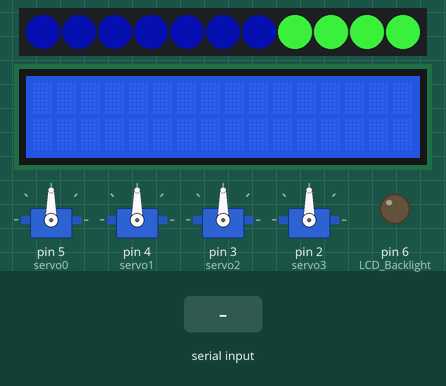
Bench run of a sketch on a simulated Arduino Uno, built with avr-gcc and run on an emulated ATmega328P. Parts: 11 RGB LEDs in strip order, left to right, 16×2 character LCD, 4 × servo, output pins drawn as LEDs (lit = HIGH). Inputs (shaded band) come from the test bench. Pins used as bus, display or sensor lines are not drawn; what the sketch prints to the serial monitor is not drawn.

Above: at 0.1 s.
At 1.6 s:
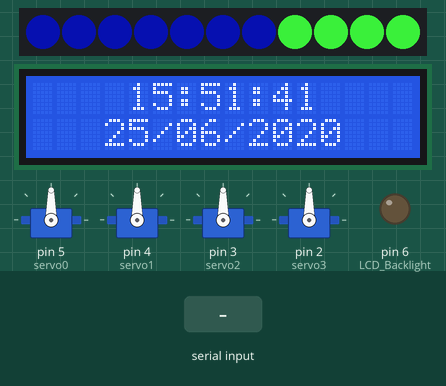
1.7 s: "s_boisee" received over Serial
4.2 s: "full" received over Serial
At 7.1 s:
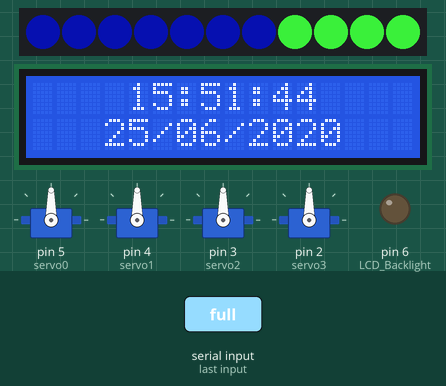
7.2 s: "s90\n" received over Serial
Timing chart, 0 to 10.2 s (numbered marks = the images above; inputs shaded):
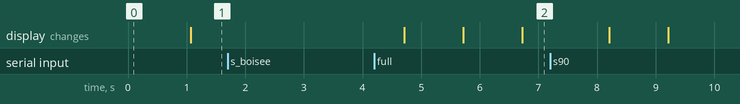

Measured:
- after the input at 1.7 s, every drawn part: stays the same

The sketch:

main.ino
```cpp
#include <LiquidCrystal.h> //bibliothèque d'écrans
#include <Adafruit_NeoPixel.h>
#include <Servo.h>

#define PIN 7
#define NUMPIXELS 7 // numero de leds
#define LCD_Backlight 6
#define MOTOR 1
#define NUMPIXELSBANDE 4

int S_BOISEE[] = {50,50,50,0};
int S_MENTOLEE[] = {80, 0, 0, 80};
int S_TURTLE[] = {110, 110, 110, 110};
int pct_senteurs[] = {0, 25, 50, 75, 100};

//Cercle 7 LED
LiquidCrystal lcd(13, 12, 11, 10, 9, 8);
Adafruit_NeoPixel pixels = Adafruit_NeoPixel(NUMPIXELS + 4, PIN, NEO_GRB + NEO_KHZ800);
//Servo moteurs
Servo servo0;
Servo servo1;
Servo servo2;
Servo servo3;
Servo servos[4] = {servo0, servo1, servo2, servo3};


// Variables et fonctions horloge
long tick;
int second = 40;
int minute = 51;
int hour = 15;
int day = 25;
int month = 6;
int year = 2020;

// Variable de reglage d'heure de reveil
int o_hours = 0;
int o_min = 0;

// Met a jour les couleurs
void set_color(int redColor, int greenColor, int blueColor){
  for(int i = 0; i<7; i++){
    pixels.setPixelColor(i,pixels.Color(redColor, greenColor, blueColor));
  }
  pixels.show();
}

void tickClock() {
  second = second + 1;
    if (second == 60) {
        minute = minute +1;
        second = 0;
   }
    if (minute == 60) {
        hour = hour + 1;
        minute = 0 ;
    }
    if (hour == 24) {
        hour = 0;
        day = day + 1;
    }
    if (day == 31) {
        month = month + 1;
        day = 0;
    }
    if (month == 12) {
        year = year + 1;
        month = 0;
    }
      lcd.setCursor(6, 0); lcd.print(":");
    lcd.setCursor(9, 0); lcd.print(":");
    if (hour <= 9) {
      lcd.setCursor(4, 0);
      lcd.print("0");
      lcd.setCursor(5, 0); lcd.print(hour);
    }
    else if (hour > 9) {
      lcd.setCursor(4, 0); lcd.print(hour);
    }

    if (minute <= 9) {
      lcd.setCursor(7, 0); lcd.print("0");
      lcd.setCursor(8, 0); lcd.print(minute);
    }
    else if (minute > 9) {
      lcd.setCursor(7, 0); lcd.print(minute);
    }

    if (second <= 9) {
      lcd.setCursor(10, 0); lcd.print("0");
      lcd.setCursor(11, 0); lcd.print(second);
    }
    else if (hour > 9) {
      lcd.setCursor(10, 0); lcd.print(second);
    }

    lcd.setCursor(5, 1); lcd.print("/");
    lcd.setCursor(8, 1); lcd.print("/");

    if (day <= 9) {
        lcd.setCursor(3, 1); lcd.print("0");
        lcd.setCursor(4, 1); lcd.print(day);
        }
        else if (day > 9) {
        lcd.setCursor(3, 1); lcd.print(day);
        }
    if (month <= 9) {
        lcd.setCursor(6, 1); lcd.print("0");
        lcd.setCursor(7, 1); lcd.print(month);
        }
        else if (month > 9) {
        lcd.setCursor(6, 1); lcd.print(month);
        }
        lcd.setCursor(9, 1); lcd.print(year);
  }

// Fonction de parsing de l'heure de reveil
int getValue(String data, char separator, int index)
{
    int found = 0;
    int strIndex[] = { 0, -1 };
    int maxIndex = data.length();

    for (int i = 0; i <= maxIndex && found <= index; i++) {
        if (data.charAt(i) == separator || i == maxIndex) {
            found++;
            strIndex[0] = strIndex[1] + 1;
            strIndex[1] = (i == maxIndex) ? i+1 : i;
        }
    }
    return (found > index ? data.substring(strIndex[0], strIndex[1]) : "").toInt();
}  // Fin

//Fonctions Bande 4 LED (fiole vide ou pleine)
void allumage_led(int num, int full){
  if (full) {
    pixels.setPixelColor(num, 50, 205, 50);
  } else {
    pixels.setPixelColor(num, 255, 0, 0);
  }
  pixels.show();
}

void change_LED(String s) {
  char *full_or_empty = &s[2];
  int num = s[1] - 48 + 1;
  if (!strcmp(full_or_empty, "full") || !strcmp(full_or_empty, "empty")) {
  	allumage_led(num, !strcmp(full_or_empty, "full"));
  } else {
    Serial.println("Mauvaise commande");
  }
  Serial.print("La LED numero ");
  Serial.print(num - 1);
  Serial.print(" est dorenavant ");
  Serial.println(full_or_empty);
}

void init_led(void) {
  for (int k = NUMPIXELS; k < NUMPIXELS + 4; k++) {
  	allumage_led(k, 1);
  }
}


//Fonctions Diffuseur de senteurs
void servos_init(void) {
  for (int k = 0; k < 4; k++) {
  	servos[k].write(0);
  }
}

void reset_servos(int time_before_reset) {
  int start_time = millis();
  int current_time = millis();
  while (current_time - start_time < time_before_reset) {
  	current_time = millis();
  }
  servos_init();
}

void senteur(int values[]) {
  for (int k = 0; k < 4; k++){
    servos[k].write(values[k]);
    Serial.println(values[k]);
  }
  reset_servos(2000);
}

void senteur_personnalisee(String s) {
  int tab_senteurs[4];
  for (int k = 0; k < 4; k++) {
  	int index = s[2 + k] - 48;
    int value = pct_senteurs[index];
    tab_senteurs[k] = value;
  }
  senteur(tab_senteurs);
}

void diffuseur(String s) {
  if (s == "s_boisee") {
    senteur(S_BOISEE);
    Serial.println("Senteur Boisee !");
  } else if (s == "s_mentolee") {
    senteur(S_MENTOLEE);
    Serial.println("Senteur Mentolee !");
  } else if (s == "s_turtle") {
    senteur(S_TURTLE);
    Serial.println("Dead turtle... :x");
  } else if (s[1] == 'p') {
    senteur_personnalisee(s);
  } else {
    Serial.println("Mauvaise saisie");
  }
}

//setup & loop

void setup() {
  pixels.begin();
  lcd.begin(16, 2); //16 caractères et 2 lignes
  pinMode(LCD_Backlight, OUTPUT);
  pinMode(MOTOR, OUTPUT);
  analogWrite(LCD_Backlight, 256);
  digitalWrite(MOTOR, HIGH);
  Serial.begin(9600);
  tick = millis();

  set_color(2,5,55);

  //Bande 4 LED
  init_led();
  pixels.show();

  //Diffuseur
  servo0.attach(5);
  servo1.attach(4);
  servo2.attach(3);
  servo3.attach(2);
  servos_init();
}


void loop() {
  if(millis() > tick + 1000) {
    tickClock();
    tick = millis();
  }
  if (Serial.available() > 0) {
  	String s = Serial.readString();
    if (s[0] == 's') {
      diffuseur(s);
    } else if (s[0] == 'l') {
      change_LED(s);
    } else {
      Serial.println("Reveil active");
      o_hours = getValue( s, ':', 0);
  	  o_min = getValue( s, ':', 1);
  	  Serial.println(o_hours);
  	  Serial.println(o_min);
    }
  }
  if(o_hours == hour && o_min == minute){
    String s = "s_boisee";
    diffuseur(s);
  }
}
```
